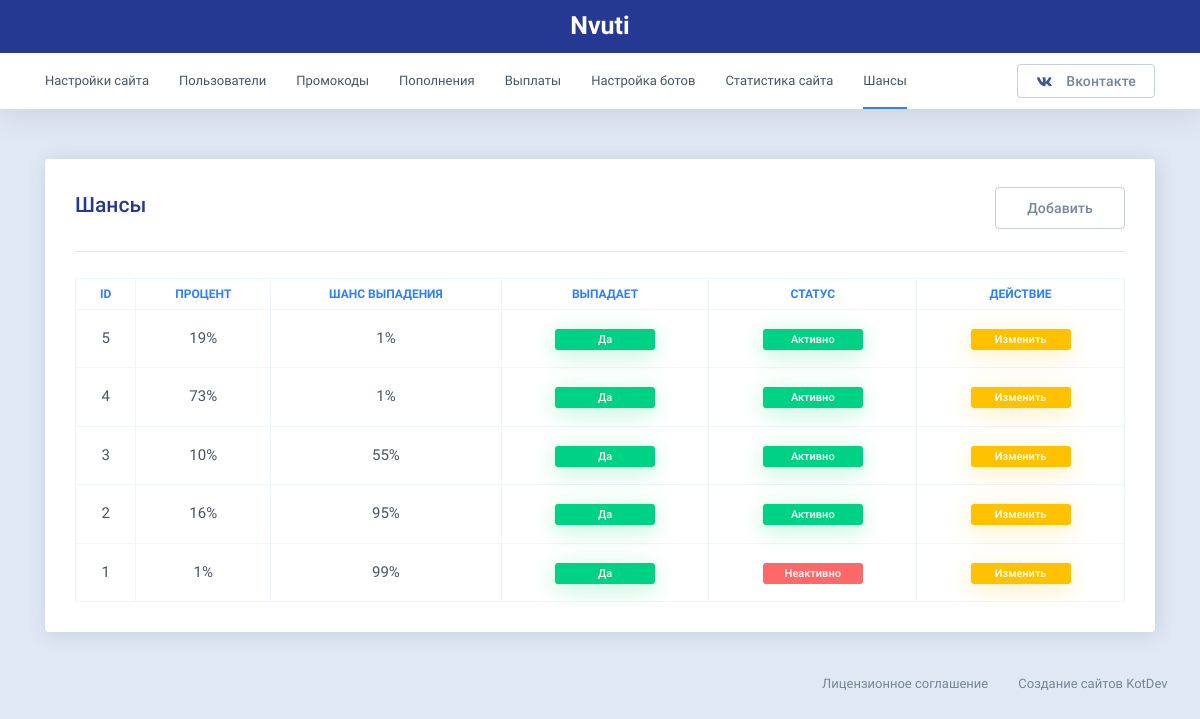
Page /admin/percent.php (signed in) on the committed database.
### tables this page shows
CREATE TABLE `kot_config` (
  `id` int(11) NOT NULL,
  `sitename` varchar(50) NOT NULL DEFAULT 'KotDev',
  `sitedomen` varchar(50) NOT NULL,
  `sitegroup` varchar(50) NOT NULL,
  `sitesupport` varchar(150) NOT NULL,
  `sitekey` varchar(150) NOT NULL,
  `sitemail` varchar(50) NOT NULL,
  `min_bonus_size` varchar(50) NOT NULL DEFAULT '1',
  `max_bonus_size` varchar(50) NOT NULL DEFAULT '10',
  `min_withdraw_sum` varchar(50) NOT NULL DEFAULT '50',
  `bonus_reg` varchar(50) NOT NULL DEFAULT '5',
  `fk_id` varchar(50) NOT NULL,
  `fk_secret_1` varchar(50) NOT NULL,
  `fk_secret_2` varchar(50) NOT NULL,
  `dep_withdraw` varchar(50) NOT NULL DEFAULT '0',
  `min_bet` varchar(50) NOT NULL DEFAULT '1',
  `max_bet` varchar(50) NOT NULL DEFAULT '1000',
  `min_per` varchar(50) NOT NULL DEFAULT '1',
  `max_per` varchar(50) NOT NULL DEFAULT '95',
  `fake_online` varchar(50) NOT NULL DEFAULT '0',
  `fake_interval` varchar(50) NOT NULL DEFAULT '0',
  `min_sum_dep` varchar(50) NOT NULL DEFAULT '1',
  `c1` varchar(5) NOT NULL,
  `c510` varchar(5) NOT NULL,
  `c1015` varchar(5) NOT NULL,
  `c1520` varchar(5) NOT NULL,
  `c2025` varchar(5) NOT NULL,
  `c3035` varchar(5) NOT NULL,
  `c3540` varchar(5) NOT NULL,
  `c4045` varchar(5) NOT NULL
);

CREATE TABLE `kot_chance` (
  `id` int(11) NOT NULL,
  `per` varchar(2) NOT NULL,
  `chance` varchar(3) NOT NULL,
  `is_drop` varchar(1) NOT NULL DEFAULT '1',
  `active` varchar(1) NOT NULL DEFAULT '1'
);

### inc/site_config.php (called while the page is built, shortened)
<?php
$sql_select1 = "SELECT * FROM kot_config";
$result1 = mysql_query($sql_select1);
$row = mysql_fetch_array($result1);
if($row)
{
$sitename = $row['sitename']; ;
$group = $row['sitegroup'];
}
?>

### admin/percent.php (the view, shortened to what this page needs)
<?php
require("../inc/site_config.php");
$sid = $_SESSION['hash'];
$admin_check = "SELECT * FROM kot_user WHERE hash = '$sid'";
$result_admin = mysql_query($admin_check);
$row = mysql_fetch_array($result_admin);
if($row)
{
$last_check = $row['admin'];
}
$sql_select5 = "SELECT * FROM kot_chance ORDER BY id + 0 DESC";
$result5 = mysql_query($sql_select5);
if($last_check == 1) {
?>
<!DOCTYPE html>
<html lang="ru" class="js">
<head>
<link rel="stylesheet" href="../css/fa.css">
<link rel="stylesheet" href="../css/ti.css">
<link rel="stylesheet" href="../css/vendor.bundle.css">
<link rel="stylesheet" href="../css/loader-0.css">
<link rel="stylesheet" href="../css/style.css?v=1575178639" id="layoutstyle">
<link rel="stylesheet" href="../css/datatables.min.css">
</head>
<body class="page-user no-touch">
    <div class="topbar-wrap" style="padding-top: 0px;">
        <div class="topbar is-sticky">
            <div class="container">
                <div>
                    <center class="desktop-nav" style="font-weight: 600;padding: 5px;color: #fff;font-size: 25px;"><?=$sitename?></center>
                </div>
            </div>
        </div>
        <div class="navbar">
            <div class="container">
                <div class="navbar-innr">
                    <ul class="navbar-menu des">
                        <li ><a href="/admin">Настройки сайта</a></li>
                        <li ><a href="/admin/users">Пользователи</a></li>
                        <li ><a href="/admin/promo">Промокоды</a></li>
                        <li ><a href="/admin/deps">Пополнения</a></li>
                        <li ><a href="/admin/withdraws">Выплаты</a></li>
                        <li><a href="/admin/bot">Настройка ботов</a></li>
                        <li ><a href="/admin/stat">Статистика сайта</a></li>
                       <li class='active'><a href="/admin/percent">Шансы</a></li>
                    </ul>
                    <ul class="navbar-btns">
                        <li><a href="<?=$group?>" target="_blank" class="btn btn-sm btn-outline btn-light"><em style="color: #3b5998;" class="fab fa-vk"></em><span>Вконтакте</span></a></li>
                    </ul>
                </div>
            </div>
        </div>
    </div>
    <div class="page-content">
      <div class="container">
       <div class="card content-area">
	<div class="card-innr">
		<div class="card-head">
			<h4 class="card-title card-title-lg" style='float:left; padding-top:8px;'>Шансы</h4>
                      <button id='saved' class="btn-ccc btn btn-sm btn-outline btn-light input-bordered" style="float:right; width:130px;" data-toggle="modal" data-target="#addper" >Добавить</button><br><br>
                      <hr>
		</div>
                     <div class="card-text">
              <center>
<table id="per-tbl" class="table-responsive-sm table table-striped- table-bordered table-hover table-checkable" style="width:100%">
				<thead>
					<tr>
						<th class="tbl-name">ID</th>
                        <th class="tbl-name">Процент</th>
                        <th class="tbl-name">Шанс выпадения</th>
                        <th class="tbl-name">Выпадает</th>
                        <th class="tbl-name">Статус</th>
                        <th class="tbl-name">Действие</th>
					</tr>
				</thead>
                      <tbody>
                      <?php
while($row = mysql_fetch_array($result5)) {
$id = $row['id'];
$per = $row['per'];
$chance = $row['chance'];
$is_drop = $row['is_drop'];
$is_active = $row['active'];
  if($is_active == 1) {
$status_active = "<td class='sorting_1' tabindex='0' style='color:green'><span class='badge badge-success' style='width:100px'>Активно</span></td>";
  }
  if($is_active == 0) {
 $status_active = "<td class='sorting_1' tabindex='0' style='color:green'><span class='badge badge-danger' style='width:100px'>Неактивно</span></td>";
  }
  if($is_drop == 1) {
$status = "<td class='sorting_1' tabindex='0' style='color:green'><span class='badge badge-success' style='width:100px'>Да</span></td>";
  }
$edit = "<td class='sorting_1' tabindex='0' style='color:green' onclick="." select('$id')"."  data-toggle='modal' data-target='#editper'><span class='badge badge-warning'  style='width:100px'>Изменить</span></td>";
echo "<tr role='row' class='odd'>
<td class='sorting_1' tabindex='0'>$id</td>
<td class='sorting_1' tabindex='0'>$per%</td>
<td class='sorting_1' tabindex='0'>$chance%</td>
$status
$status_active
$edit
</tr>";
}
  ?>
                      </tbody>
			</table>
                      </center>
</div>
</div>
   </div>
</div>
<div class="footer-bar">
  <div class="container">
   <div class="row align-items-center justify-content-center">
    <div class="col-md-8">
</div>
<div class="col-md-12 mt-12 mt-sm-12">
 <div class="d-flex justify-content-between justify-content-md-end align-items-center guttar-25px pdt-0-5x pdb-0-5x">
   <ul class="footer-links">
    <li><a href="#" data-toggle="modal" data-target="#modalRules">Лицензионное соглашение</a></li>
    <li><a href="https://vk.com/id321223555" target="_blank">Создание сайтов KotDev</a></li>
</ul>
</div>
</div>
</div>
</div>
</div>
</div>
</body>
</html>
<?php } else { header('Location: ../error404'); } ?>

### css/fa.css (style rules this page uses)
.fa-vk:before { content:"\f189" }

### admin/percent.php (style rules this page uses)
@media (min-width: 991px) { .input-bordered { width:310px; margin-top:3px; margin-bottom:3px; display:block; } }
.sorting_1 { text-align:center; width:auto; }
.tbl-name { text-align:center; }
ul.footer-links li { display: inline; }

### rows in the picture
kot_config: sitename "Nvuti"
kot_chance: id "5", per "19", chance "1", is_drop "Да", active "Активно"
kot_chance: id "4", per "73", chance "1", is_drop "Да", active "Активно"
kot_chance: id "3", per "10", chance "55", is_drop "Да", active "Активно"
kot_chance: id "2", per "16", chance "95", is_drop "Да", active "Активно"
kot_chance: id "1", per "1", chance "99", is_drop "Да", active "Неактивно"
